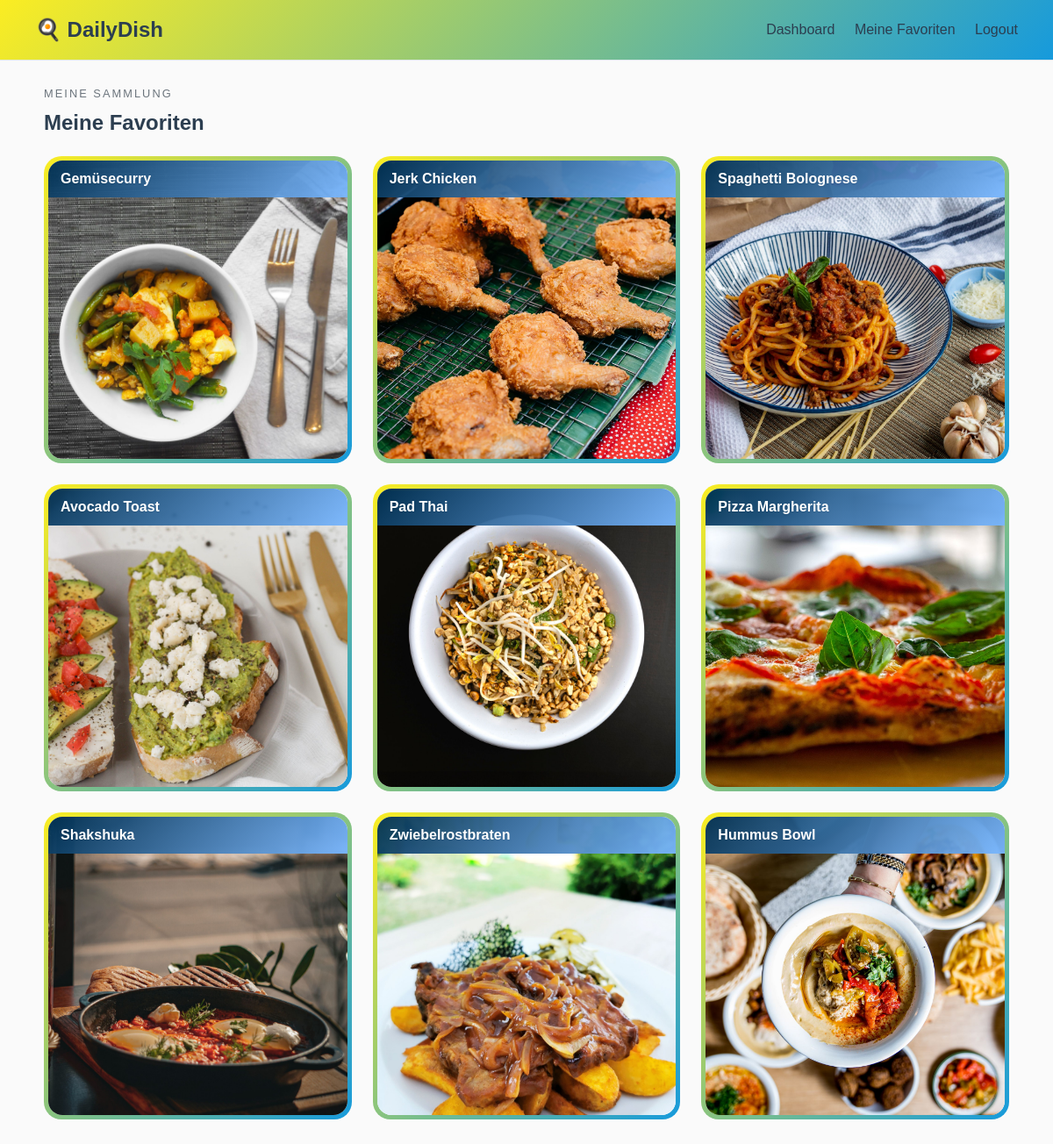
The app's page /favourites (signed in) with its own data.
### models/recipe.py (models this page shows)
class Recipe(Base):
    __tablename__ = "recipes"
    id = Column(Integer, primary_key=True, index=True)
    title = Column(String, nullable=False)
    description = Column(String)
    ingredients = Column(String, nullable=False)
    instructions = Column(String)
    tags = relationship("Tag", secondary="recipe_tags", back_populates="recipes")

### main.py (the view)
@app.get("/favourites")
def favourites_page(request: Request, db: Session = Depends(get_db)):
    user_id = request.cookies.get("user_id")
    if not user_id:
        return RedirectResponse(url="/login", status_code=303)
    try:
        user_id_value = int(user_id)
    except ValueError:
        return RedirectResponse(url="/login", status_code=303)
    user = (
        db.query(User)
        .options(
            selectinload(User.favourite_recipes).selectinload(Recipe.tags)
        )
        .filter(User.id == user_id_value)
        .first()
    )
    if not user:
        return RedirectResponse(url="/login", status_code=303)
    request.state.user = user
    return templates.TemplateResponse(
        request,
        "favourites.html",
        {"request": request, "favourites": user.favourite_recipes},
    )

### templates/favourites.html (shortened to what this page needs)
{% extends "base.html" %}
{% block content %}
<section id="favourites-page" {% if user %}data-user-id="{{ user.id }}"{% endif %}>
    <div class="eyebrow">Meine Sammlung</div>
    <h2 style="margin: 4px 0 24px;">Meine Favoriten</h2>
    {% if favourites %}
    <div class="favourites-grid">
        {% for recipe in favourites %}
        <div class="fav-card-outer"
             id="fav-card-{{ recipe.id }}"
             data-recipe-id="{{ recipe.id }}"
             data-title="{{ recipe.title | e }}"
             data-description="{{ recipe.description | e }}"
             data-ingredients="{{ recipe.ingredients | e }}"
             data-instructions="{{ recipe.instructions | e }}"
             data-tags="{{ recipe.tags | map(attribute='name') | join(',') | e }}">
            <div class="fav-card-inner">
                <div class="flip-card-scene">
                    <div class="flip-card-flipper">
                        <div class="flip-card-front">
                            <div class="fav-card-image">
                                <img src="/static/images/recipes/{{ recipe.id }}.jpg"
                                     onload="this.classList.add('image-loaded')"
                                     onerror="this.classList.add('image-failed')"
                                     alt="{{ recipe.title | e }}">
                                <h3 class="fav-card-title-overlay">{{ recipe.title }}</h3>
                            </div>
                        </div>
                        <div class="flip-card-back">
                            <p>{{ recipe.description }}</p>
                            {% if recipe.tags %}
                            <div>
                                <div class="tag-pill-list">
                                    {% for tag in recipe.tags %}
                                    <span class="tag-pill">{{ tag.name }}</span>
                                    {% endfor %}
                                </div>
                            </div>
                            {% endif %}
                            <div class="flip-card-back-actions">
                                <button class="remove-favourite-button" type="button"
                                        data-recipe-id="{{ recipe.id }}"
                                        onclick="removeFavourite(this)">
                                </button>
                                <button class="fav-card-show-btn" type="button"
                                        onclick="openRecipeModal(this.closest('.fav-card-outer'))">
                                </button>
                            </div>
                        </div>
                    </div>
                </div>
            </div>
        </div>
        {% endfor %}
    </div>
    {% endif %}
</section>
{% endblock %}

### templates/base.html (shortened to what this page needs)
<!DOCTYPE html>
<html lang="de">
<head>
    <link rel="stylesheet" href="/static/css/style.css?v={{ cache_version }}">
    <link rel="stylesheet" href="https://cdnjs.cloudflare.com/ajax/libs/font-awesome/6.5.2/css/all.min.css">
</head>
<body>
<header>
    <h1><a class="brand-link" href="/dashboard">🍳 DailyDish</a></h1>
    <nav>
        <a href="/dashboard">Dashboard</a>
        {% if is_logged_in %}
            <a href="/favourites">Meine Favoriten</a>
            <a href="/logout">Logout</a>
        {% else %}
            <a href="/login">Login</a>
            <a href="/signup">Sign Up</a>
        {% endif %}
    </nav>
</header>
<main>
    {% block content %}
    {% endblock %}
</main>
</body>
</html>

### static/css/style.css (style rules this page uses)
body { margin: 0; font-family: Arial, sans-serif; background: #fafafa; color: #2c3e50; }
button { font: inherit; }
header { background: linear-gradient(135deg, #fbed22 0%, #169adc 100%); border-bottom: 1px solid #e1e8ee; padding: 20px 40px; display: flex; align-items: center; justify-content: space-between; position: sticky; top: 0; z-index: 10; }
header h1 { margin: 0; font-size: 1.5rem; }
header h1 .brand-link { color: inherit; text-decoration: none; }
nav a { margin-left: 18px; color: #2c3e50; text-decoration: none; font-weight: 500; }
main { max-width: 1100px; margin: 30px auto; padding: 0 24px 40px; }
.eyebrow { text-transform: uppercase; letter-spacing: 0.16em; color: #6c757d; font-size: 0.8rem; margin-bottom: 12px; }
.favourites-grid { display: grid; grid-template-columns: repeat(auto-fill, minmax(300px, 1fr)); gap: 24px; margin-top: 24px; }
.fav-card-outer { background: linear-gradient(135deg, #fbed22 0%, #169adc 100%); border-radius: 20px; padding: 5px; cursor: pointer; transition: transform 0.2s ease; }
.fav-card-inner { background: #ffffff; border-radius: 16px; height: 340px; overflow: hidden; }
.flip-card-scene { perspective: 1200px; width: 100%; height: 100%; }
.flip-card-flipper { position: relative; width: 100%; height: 100%; transform-style: preserve-3d; transition: transform 0.55s ease; }
.flip-card-front, .flip-card-back { position: absolute; inset: 0; backface-visibility: hidden; -webkit-backface-visibility: hidden; overflow: hidden; display: flex; flex-direction: column; }
.flip-card-front { padding: 0; gap: 0; }
.fav-card-image { position: relative; width: 100%; height: 100%; overflow: hidden; background: #e2e8f0; display: flex; align-items: center; justify-content: center; color: #94a3b8; font-size: 2.5rem; }
.fav-card-image img { position: absolute; inset: 0; width: 100%; height: 100%; object-fit: cover; display: block; }
.fav-card-title-overlay { position: absolute; top: 0; left: 0; right: 0; padding: 12px 14px; margin: 0; font-size: 1rem; font-weight: 600; background: linear-gradient(135deg, rgba(0, 48, 82, 0.95) 0%, rgba(121, 183, 255, 0.95) 100%); color: #ffffff; white-space: nowrap; overflow: hidden; text-overflow: ellipsis; text-shadow: 0 1px 2px rgba(0, 0, 0, 0.1); }
.flip-card-back { padding: 20px 20px; gap: 8px; transform: rotateY(180deg); background: #f8faff; justify-content: flex-start; overflow-y: auto; }
.flip-card-back p { margin: 0; color: #4a5568; font-size: 0.84rem; line-height: 1.5; overflow: hidden; display: -webkit-box; -webkit-line-clamp: 3; line-clamp: 3; -webkit-box-orient: vertical; }
.flip-card-back-actions { display: flex; gap: 7px; flex-wrap: wrap; margin-top: auto; padding-top: 4px; }
.fav-card-show-btn { display: inline-flex; align-items: center; background: #eff6ff; color: #2563eb; border: 1px solid #2563eb; border-radius: 999px; padding: 5px 13px; font-size: 0.82rem; font-weight: 600; cursor: pointer; font-family: inherit; transition: background 0.18s; }
.remove-favourite-button { align-self: flex-start; display: inline-flex; align-items: center; gap: 6px; background: none; color: #ef4444; border: 1px solid #ef4444; border-radius: 999px; padding: 6px 14px; font-size: 0.85rem; cursor: pointer; transition: color 0.18s, border-color 0.18s; }
.tag-pill-list { display: flex; flex-wrap: wrap; gap: 10px; margin-top: 8px; }
.tag-pill { display: inline-flex; align-items: center; padding: 8px 12px; background: #eef7ff; color: #2e2e2e; border: 1px solid #c9ddff; border-radius: 999px; font-size: 0.95rem; font-weight: 400; cursor: pointer; position: relative; padding-right: 22px; transition: background-color 0.18s ease, color 0.18s ease, border-color 0.18s ease; }
.tag-pill::after { content: "╋"; position: absolute; right: 8px; top: 50%; transform: translateY(-50%); font-size: 0.6em; font-weight: 700; opacity: 0; transition: opacity 0.12s ease; }
.flip-card-back .tag-pill, .example-recipe-content .tag-pill { padding: 5px 18px 5px 9px; font-size: 0.8rem; line-height: 1.2; }

### records on screen
Recipe: shows a picture, title "Gemüsecurry"
Recipe: shows a picture, title "Jerk Chicken"
Recipe: shows a picture, title "Spaghetti Bolognese"
Recipe: shows a picture, title "Avocado Toast"
Recipe: shows a picture, title "Pad Thai"
Recipe: shows a picture, title "Pizza Margherita"
Recipe: shows a picture, title "Shakshuka"
Recipe: shows a picture, title "Zwiebelrostbraten"
Recipe: shows a picture, title "Hummus Bowl"
